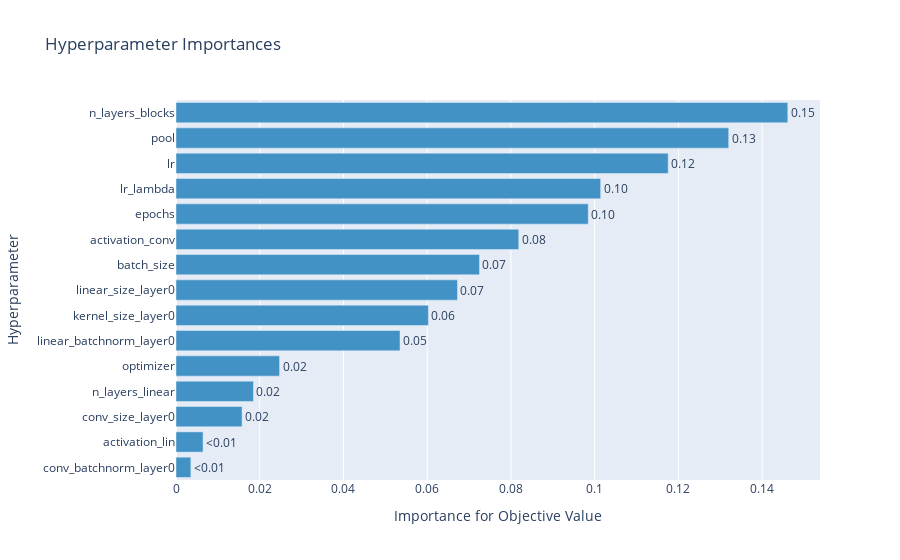

The notebook cell this image was saved under:
### Code cell
fig = optuna.visualization.plot_param_importances(study)
fig.show()

### Figure 1 — Plotly figure (JSON) as saved in the notebook; plotly's stock layout.template omitted (floating-point values rounded to 4 significant figures)
{"data": [{"cliponaxis": false, "hovertemplate": ["conv_batchnorm_layer0 (CategoricalDistribution): 0.0035489540078151504<extra></extra>", "activation_lin (CategoricalDistribution): 0.006461092941545253<extra></extra>", "conv_size_layer0 (IntDistribution): 0.015787800253283468<extra></extra>", "n_layers_linear (IntDistribution): 0.018504162498737875<extra></extra>", "optimizer (CategoricalDistribution): 0.02473806692478443<extra></extra>", "linear_batchnorm_layer0 (CategoricalDistribution): 0.05350852126738221<extra></extra>", "kernel_size_layer0 (IntDistribution): 0.06028499248382107<extra></extra>", "linear_size_layer0 (IntDistribution): 0.0672306993784555<extra></extra>", "batch_size (IntDistribution): 0.07248552684379439<extra></extra>", "activation_conv (CategoricalDistribution): 0.08186514672607692<extra></extra>", "epochs (IntDistribution): 0.09846144501909962<extra></extra>", "lr_lambda (FloatDistribution): 0.10143072639719274<extra></extra>", "lr (FloatDistribution): 0.1175585518298746<extra></extra>", "pool (CategoricalDistribution): 0.132011096999729<extra></extra>", "n_layers_blocks (IntDistribution): 0.1461232164284079<extra></extra>"], "marker": {"color": "rgb(66,146,198)"}, "orientation": "h", "text": ["<0.01", "<0.01", "0.02", "0.02", "0.02", "0.05", "0.06", "0.07", "0.07", "0.08", "0.10", "0.10", "0.12", "0.13", "0.15"], "textposition": "outside", "type": "bar", "x": [0.003549, 0.006461, 0.01579, 0.0185, 0.02474, 0.05351, 0.06028, 0.06723, 0.07249, 0.08187, 0.09846, 0.1014, 0.1176, 0.132, 0.1461], "y": ["conv_batchnorm_layer0", "activation_lin", "conv_size_layer0", "n_layers_linear", "optimizer", "linear_batchnorm_layer0", "kernel_size_layer0", "linear_size_layer0", "batch_size", "activation_conv", "epochs", "lr_lambda", "lr", "pool", "n_layers_blocks"]}], "layout": {"showlegend": false, "title": {"text": "Hyperparameter Importances"}, "xaxis": {"title": {"text": "Importance for Objective Value"}}, "yaxis": {"title": {"text": "Hyperparameter"}}}}
